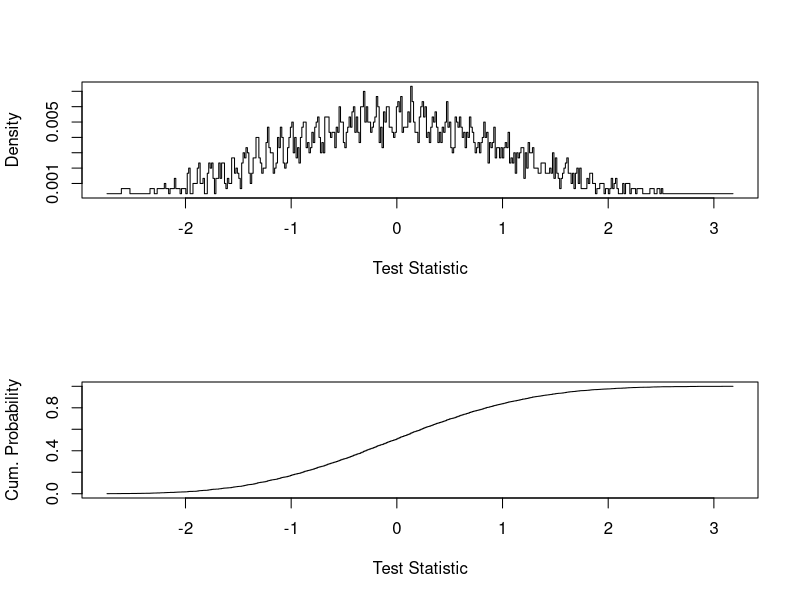
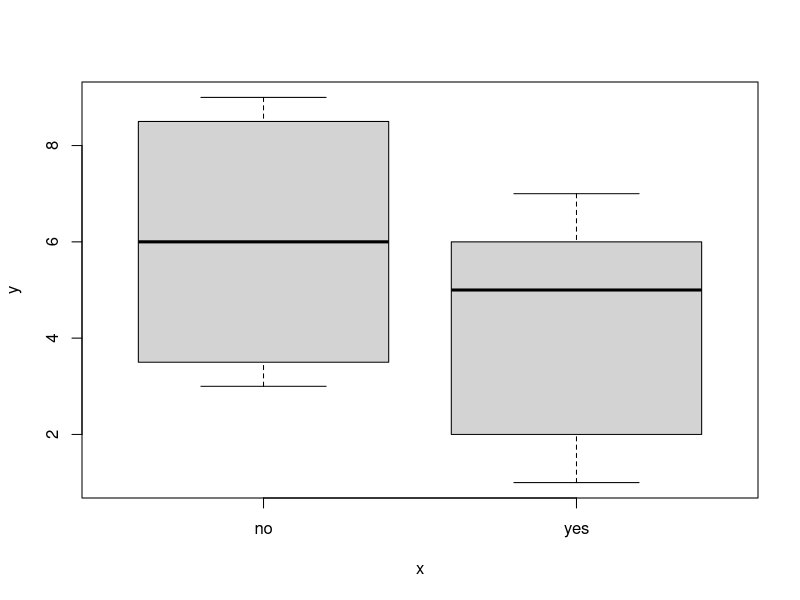
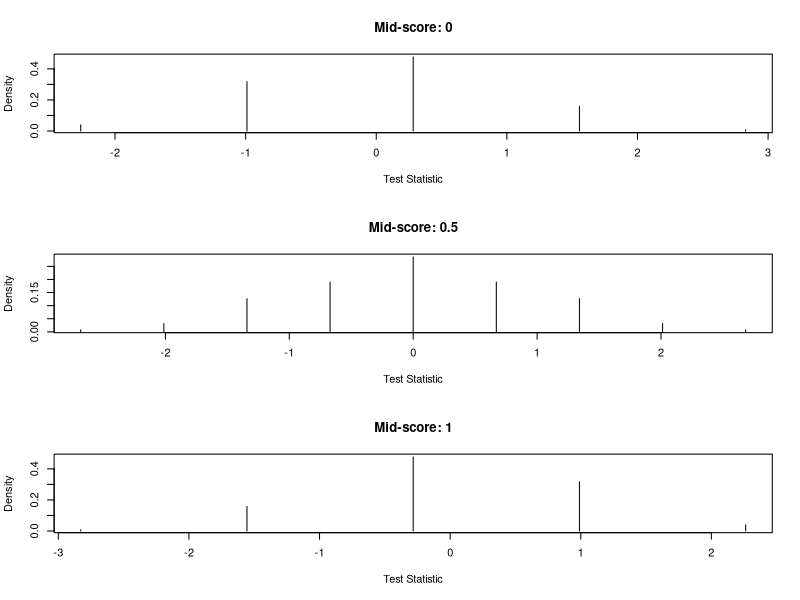

The R script that drew these images, in order:
library(coin)


### Name: LocationTests
### Title: Two- and K-Sample Location Tests
### Aliases: oneway_test oneway_test.formula
###   oneway_test.IndependenceProblem wilcox_test wilcox_test.formula
###   wilcox_test.IndependenceProblem kruskal_test kruskal_test.formula
###   kruskal_test.IndependenceProblem normal_test normal_test.formula
###   normal_test.IndependenceProblem median_test median_test.formula
###   median_test.IndependenceProblem savage_test savage_test.formula
###   savage_test.IndependenceProblem
### Keywords: htest

### ** Examples
## Don't show: 
options(useFancyQuotes = FALSE)
## End(Don't show)
## Tritiated Water Diffusion Across Human Chorioamnion
## Hollander and Wolfe (1999, p. 110, Tab. 4.1)
diffusion <- data.frame(
    pd = c(0.80, 0.83, 1.89, 1.04, 1.45, 1.38, 1.91, 1.64, 0.73, 1.46,
           1.15, 0.88, 0.90, 0.74, 1.21),
    age = factor(rep(c("At term", "12-26 Weeks"), c(10, 5)))
)

## Exact Wilcoxon-Mann-Whitney test
## Hollander and Wolfe (1999, p. 111)
## (At term - 12-26 Weeks)
(wt <- wilcox_test(pd ~ age, data = diffusion,
                   distribution = "exact", conf.int = TRUE))

## Extract observed Wilcoxon statistic
## Note: this is the sum of the ranks for age = "12-26 Weeks"
statistic(wt, type = "linear")

## Expectation, variance, two-sided pvalue and confidence interval
expectation(wt)
covariance(wt)
pvalue(wt)
confint(wt)

## For two samples, the Kruskal-Wallis test is equivalent to the W-M-W test
kruskal_test(pd ~ age, data = diffusion,
             distribution = "exact")

## Asymptotic Fisher-Pitman test
oneway_test(pd ~ age, data = diffusion)

## Approximative (Monte Carlo) Fisher-Pitman test
pvalue(oneway_test(pd ~ age, data = diffusion,
                   distribution = approximate(B = 10000)))

## Exact Fisher-Pitman test
pvalue(ot <- oneway_test(pd ~ age, data = diffusion,
                         distribution = "exact"))

## Plot density and distribution of the standardized test statistic
op <- par(no.readonly = TRUE) # save current settings
layout(matrix(1:2, nrow = 2))
s <- support(ot)
d <- dperm(ot, s)
p <- pperm(ot, s)
plot(s, d, type = "S", xlab = "Test Statistic", ylab = "Density")
plot(s, p, type = "S", xlab = "Test Statistic", ylab = "Cum. Probability")
par(op) # reset


## Example data
ex <- data.frame(
    y = c(3, 4, 8, 9, 1, 2, 5, 6, 7),
    x = factor(rep(c("no", "yes"), c(4, 5)))
)

## Boxplots
boxplot(y ~ x, data = ex)

## Exact Brown-Mood median test with different mid-scores
(mt1 <- median_test(y ~ x, data = ex, distribution = "exact"))
(mt2 <- median_test(y ~ x, data = ex, distribution = "exact",
                    mid.score = "0.5"))
(mt3 <- median_test(y ~ x, data = ex, distribution = "exact",
                    mid.score = "1")) # sign change!

## Plot density and distribution of the standardized test statistics
op <- par(no.readonly = TRUE) # save current settings
layout(matrix(1:3, nrow = 3))
s1 <- support(mt1); d1 <- dperm(mt1, s1)
plot(s1, d1, type = "h", main = "Mid-score: 0",
     xlab = "Test Statistic", ylab = "Density")
s2 <- support(mt2); d2 <- dperm(mt2, s2)
plot(s2, d2, type = "h", main = "Mid-score: 0.5",
     xlab = "Test Statistic", ylab = "Density")
s3 <- support(mt3); d3 <- dperm(mt3, s3)
plot(s3, d3, type = "h", main = "Mid-score: 1",
     xlab = "Test Statistic", ylab = "Density")
par(op) # reset


## Length of YOY Gizzard Shad
## Hollander and Wolfe (1999, p. 200, Tab. 6.3)
yoy <- data.frame(
    length = c(46, 28, 46, 37, 32, 41, 42, 45, 38, 44,
               42, 60, 32, 42, 45, 58, 27, 51, 42, 52,
               38, 33, 26, 25, 28, 28, 26, 27, 27, 27,
               31, 30, 27, 29, 30, 25, 25, 24, 27, 30),
    site = gl(4, 10, labels = as.roman(1:4))
)

## Approximative (Monte Carlo) Kruskal-Wallis test
kruskal_test(length ~ site, data = yoy,
             distribution = approximate(B = 10000))

## Approximative (Monte Carlo) Nemenyi-Damico-Wolfe-Dunn test (joint ranking)
## Hollander and Wolfe (1999, p. 244)
## (where Steel-Dwass results are given)
it <- independence_test(length ~ site, data = yoy,
                        distribution = approximate(B = 50000),
                        ytrafo = function(data)
                            trafo(data, numeric_trafo = rank_trafo),
                        xtrafo = mcp_trafo(site = "Tukey"))

## Global p-value
pvalue(it)

## Sites (I = II) != (III = IV) at alpha = 0.01 (p. 244)
pvalue(it, method = "single-step") # subset pivotality is violated
